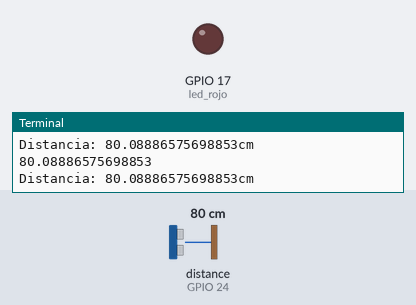
A program run on a simulated Raspberry Pi (BCM pin numbers). Shown: output pins drawn as LEDs (lit = HIGH), the last lines printed to the terminal. Inputs (shaded band) come from the test bench; at power-on: distance to the obstacle (sensor on GPIO 24) 80 cm. The echo pulse lasts 58.3 µs per cm; the clock reads 2024-03-15 10:24:30 at power-on unless the program sets it; pins used as bus, display or sensor lines are not drawn.

Above: at 1.2 s.
1.3 s: distance to the obstacle (sensor on GPIO 24) set to 17 cm
3.2 s: distance to the obstacle (sensor on GPIO 24) set to 12 cm
At 4.3 s:
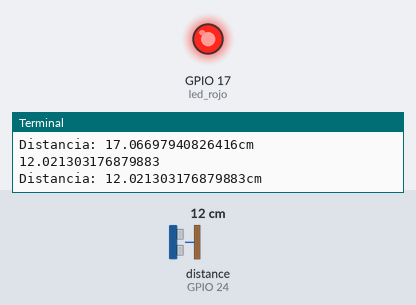
5.5 s: distance to the obstacle (sensor on GPIO 24) set to 18 cm
At 7.2 s:
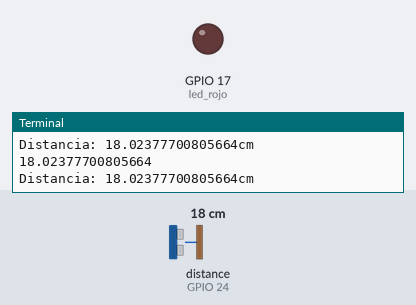
7.5 s: distance to the obstacle (sensor on GPIO 24) set to 2 cm
At 8.9 s:
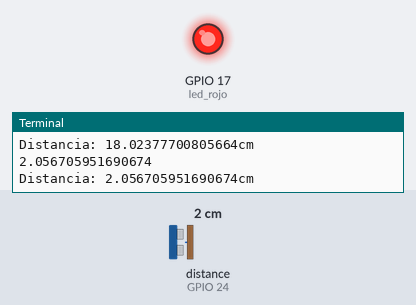
Timing chart, 0 to 10.5 s (numbered marks = the images above; inputs shaded):
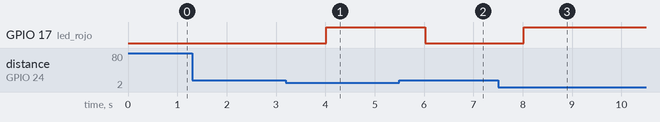

The program:

1.1_codi.py
```python
"""Exercici 1: Sistema de Distància amb Indicador LED (Sense PWM)
Utilitzar el sensor HC-SR04 per mesurar la proximitat d'un objecte i encendre un LED quan
aquest es trobi a menys de 15 cm. Si l'objecte és més lluny, el LED s'apaga"""

import RPi.GPIO as GPIO
import time
from llibreries_dispositius.led_classe import LED
from llibreries_dispositius.distancia_classe import SensorDistancia

GPIO.setmode(GPIO.BCM)

sensor_dist = SensorDistancia(trigger_pin=23, echo_pin=24)
led_rojo = LED(17)

try:
    while True:
        # Medir la distancia
        distancia = sensor_dist.mesura_distancia()
        print(f"Distancia: {distancia}cm")

        if distancia < 15: led_rojo.encendre()
        else: led_rojo.apagar()

        # Esperar 1 segundo antes de la siguiente medición
        time.sleep(1)

except KeyboardInterrupt: print("Programa finalitzat per l'usuari")
finally: GPIO.cleanup()
```

led_classe.py
```python
import RPi.GPIO as GPIO
import time

class LED:
    def __init__(self, pin):
        """Constructor del Objeto"""
        self.pin = pin
        #GPIO.setmode(GPIO.BCM)
        GPIO.setup(self.pin, GPIO.OUT)
        self.state = False

    def encendre(self):
        """Encén el LED."""
        GPIO.output(self.pin, GPIO.HIGH)
        self.state = True


    def apagar(self):
        """Apaga el LED."""
        GPIO.output(self.pin, GPIO.LOW)
        self.state = False


    def alternar(self):
        """Canvia l'estat del LED."""
        if self.state:
            self.apagar()
        else:
            self.encendre()

    # def cleanup(self):
        # """Neteja la configuració de GPIO."""
        # GPIO.cleanup()
```

distancia_classe.py
```python
import RPi.GPIO as GPIO
import time

class SensorDistancia:
    def __init__(self, trigger_pin, echo_pin):
        self.trigger_pin = trigger_pin
        self.echo_pin = echo_pin
        # GPIO.setmode(GPIO.BCM)  # Mode de numeració de pins
        GPIO.setup(self.trigger_pin, GPIO.OUT)  # Configura el pin trigger com a sortida
        GPIO.setup(self.echo_pin, GPIO.IN)  # Configura el pin echo com a entrada

    def mesura_distancia(self):
        """Mesura la distància en centímetres."""
        # Envia un pols de 10 µs pel pin trigger per iniciar la mesura
        GPIO.output(self.trigger_pin, GPIO.HIGH)
        time.sleep(0.00001)  # Pols de 10 microsegons
        GPIO.output(self.trigger_pin, GPIO.LOW)

        # Mesura el temps que tarda el senyal d’echo en tornar
        while GPIO.input(self.echo_pin) == 0:
            start_time = time.time()

        while GPIO.input(self.echo_pin) == 1:
            stop_time = time.time()

        # Calcula el temps de vol del pols
        elapsed_time = stop_time - start_time
        # Calcula la distància (en centímetres)
        distancia = (elapsed_time * 34300) / 2  # velocitat del so en cm/s
        print(distancia)
        return distancia

    # def cleanup(self):
        # """Neteja la configuració de GPIO."""
        # GPIO.cleanup()
```

Measured:
- the behaviour switches between 15 and 14 cm on distance to the obstacle (sensor on GPIO 24) (found by bisection; images 0 and 1)
- after the input at 3.2 s, GPIO 17 (led_rojo): LOW → HIGH after 0.82 s
- after the input at 5.5 s, GPIO 17 (led_rojo): HIGH → LOW after 0.52 s
- after the input at 7.5 s, GPIO 17 (led_rojo): LOW → HIGH after 0.53 s
